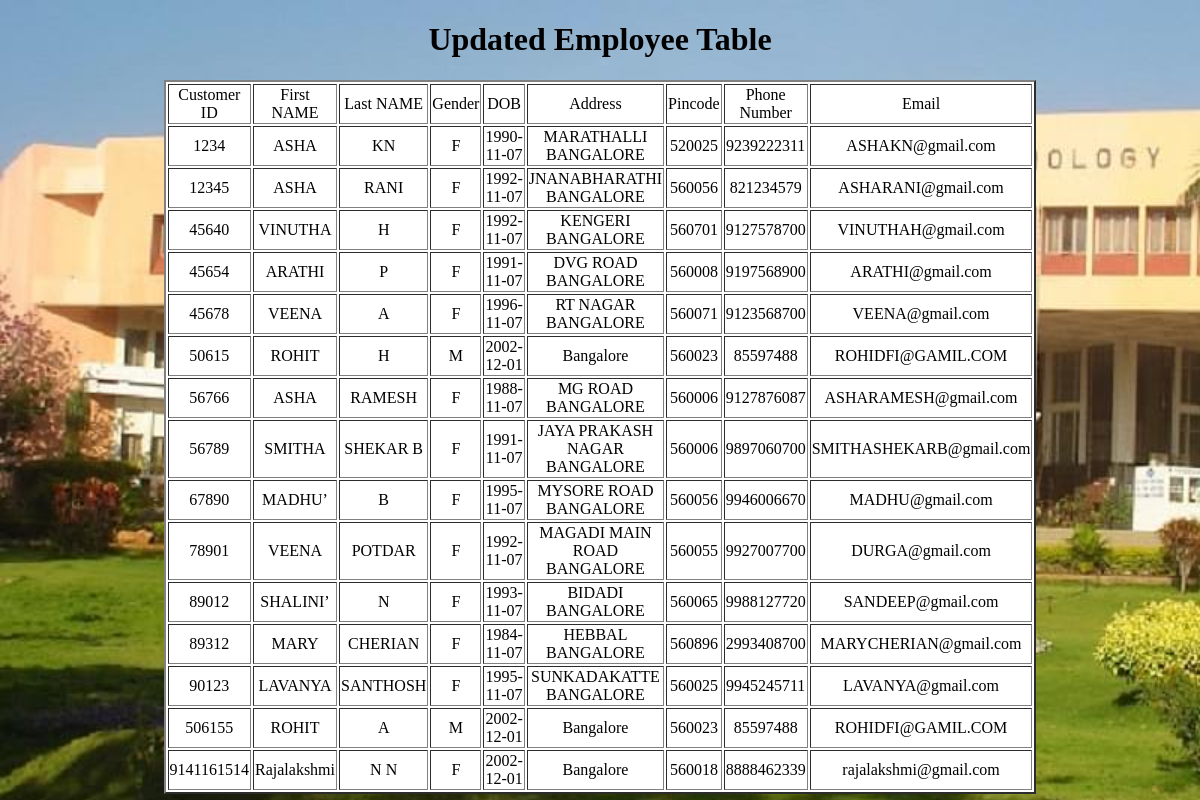
Screenshot of /customer_detail.php with the database file from the repository.
### tables this page shows
CREATE TABLE `customer` (
  `C_ID` bigint(20) NOT NULL,
  `C_FNAME` varchar(20) DEFAULT NULL,
  `C_LNAME` varchar(20) DEFAULT NULL,
  `C_GENDER` char(1) DEFAULT NULL,
  `C_DOB` date DEFAULT NULL,
  `C_ADD` varchar(100) DEFAULT NULL,
  `C_PINCODE` bigint(6) DEFAULT NULL,
  `C_PHONE` bigint(20) DEFAULT NULL,
  `C_EMAIL` varchar(50) DEFAULT NULL
);

### customer_detail.php (the view, shortened to what this page needs)
<!DOCTYPE html>
<html>
    <head>
    </head>
    <body>
        <div align="center">
            <h1>Updated Employee Table  </h1>
        <table border="2" style="width:40%; float:center; background-color:#FFFFFF";>
            <tr>
                <td align="center">Customer ID</td>
                <td align="center"> First NAME</td>
                <td align="center"> Last NAME</td>
                <td align="center"> Gender</td>
                <td align="center"> DOB</td>
                <td align="center"> Address</td>
                <td align="center">Pincode</td>
                <td align="center">Phone Number</td>
                <td align="center">Email</td>
            </tr>
                <?php
			$db = mysqli_connect("localhost","root","","mydatabase");
			$query = mysqli_query($db,"SELECT * FROM customer; ");
			while ($row = mysqli_fetch_assoc($query))
			{
				echo "<tr>";
				echo '<td align="center">'.$row['C_ID']."</td>";
				echo '<td align="center">'.$row['C_FNAME']."</td>";
				echo '<td align="center">'.$row['C_LNAME']."</td>";
                echo '<td align="center">'.$row['C_GENDER']."</td>";
                echo '<td align="center">'.$row['C_DOB']."</td>";
                echo '<td align="center">'.$row['C_ADD']."</td>";
                echo '<td align="center">'.$row['C_PINCODE']."</td>";
                echo '<td align="center">'.$row['C_PHONE']."</td>";
                echo '<td align="center">'.$row['C_EMAIL']."</td>";
                echo "</tr>";
			}
		?>
            </table>
            </div>
    </body>
</html>

### customer_detail.php (style rules this page uses)
body { background-image: url(images/1486213969B1.jpg) ,url(images/download.png ) ; background-repeat: no-repeat; background-size: 1500px 900px; background-blend-mode:lighten; opacity: 1; }

### rows the page displays
customer: C_ID "1234", C_FNAME "ASHA", C_LNAME "KN", C_GENDER "F", C_DOB "1990-11-07", C_ADD "MARATHALLI BANGALORE", C_PINCODE "520025", C_PHONE "9239222311", C_EMAIL "ASHAKN@gmail.com"
customer: C_ID "12345", C_FNAME "ASHA", C_LNAME "RANI", C_GENDER "F", C_DOB "1992-11-07", C_ADD "JNANABHARATHI BANGALORE", C_PINCODE "560056", C_PHONE "821234579", C_EMAIL "ASHARANI@gmail.com"
customer: C_ID "45640", C_FNAME "VINUTHA", C_LNAME "H", C_GENDER "F", C_DOB "1992-11-07", C_ADD "KENGERI BANGALORE", C_PINCODE "560701", C_PHONE "9127578700", C_EMAIL "VINUTHAH@gmail.com"
customer: C_ID "45654", C_FNAME "ARATHI", C_LNAME "P", C_GENDER "F", C_DOB "1991-11-07", C_ADD "DVG ROAD BANGALORE", C_PINCODE "560008", C_PHONE "9197568900", C_EMAIL "ARATHI@gmail.com"
customer: C_ID "45678", C_FNAME "VEENA", C_LNAME "A", C_GENDER "F", C_DOB "1996-11-07", C_ADD "RT NAGAR BANGALORE", C_PINCODE "560071", C_PHONE "9123568700", C_EMAIL "VEENA@gmail.com"
customer: C_ID "50615", C_FNAME "ROHIT", C_LNAME "H", C_GENDER "M", C_DOB "2002-12-01", C_ADD "Bangalore", C_PINCODE "560023", C_PHONE "85597488", C_EMAIL "ROHIDFI@GAMIL.COM"
customer: C_ID "56766", C_FNAME "ASHA", C_LNAME "RAMESH", C_GENDER "F", C_DOB "1988-11-07", C_ADD "MG ROAD BANGALORE", C_PINCODE "560006", C_PHONE "9127876087", C_EMAIL "ASHARAMESH@gmail.com"
customer: C_ID "56789", C_FNAME "SMITHA", C_LNAME "SHEKAR B", C_GENDER "F", C_DOB "1991-11-07", C_ADD "JAYA PRAKASH NAGAR BANGALORE", C_PINCODE "560006", C_PHONE "9897060700", C_EMAIL "SMITHASHEKARB@gmail.com"
customer: C_ID "67890", C_FNAME "MADHU’", C_LNAME "B", C_GENDER "F", C_DOB "1995-11-07", C_ADD "MYSORE ROAD BANGALORE", C_PINCODE "560056", C_PHONE "9946006670", C_EMAIL "MADHU@gmail.com"
customer: C_ID "78901", C_FNAME "VEENA", C_LNAME "POTDAR", C_GENDER "F", C_DOB "1992-11-07", C_ADD "MAGADI MAIN ROAD BANGALORE", C_PINCODE "560055", C_PHONE "9927007700", C_EMAIL "DURGA@gmail.com"
customer: C_ID "89012", C_FNAME "SHALINI’", C_LNAME "N", C_GENDER "F", C_DOB "1993-11-07", C_ADD "BIDADI BANGALORE", C_PINCODE "560065", C_PHONE "9988127720", C_EMAIL "SANDEEP@gmail.com"
customer: C_ID "89312", C_FNAME "MARY", C_LNAME "CHERIAN", C_GENDER "F", C_DOB "1984-11-07", C_ADD "HEBBAL BANGALORE", C_PINCODE "560896", C_PHONE "2993408700", C_EMAIL "MARYCHERIAN@gmail.com"
customer: C_ID "90123", C_FNAME "LAVANYA", C_LNAME "SANTHOSH", C_GENDER "F", C_DOB "1995-11-07", C_ADD "SUNKADAKATTE BANGALORE", C_PINCODE "560025", C_PHONE "9945245711", C_EMAIL "LAVANYA@gmail.com"
customer: C_ID "506155", C_FNAME "ROHIT", C_LNAME "A", C_GENDER "M", C_DOB "2002-12-01", C_ADD "Bangalore", C_PINCODE "560023", C_PHONE "85597488", C_EMAIL "ROHIDFI@GAMIL.COM"
customer: C_ID "9141161514", C_FNAME "Rajalakshmi", C_LNAME "N N", C_GENDER "F", C_DOB "2002-12-01", C_ADD "Bangalore", C_PINCODE "560018", C_PHONE "8888462339", C_EMAIL "rajalakshmi@gmail.com"
